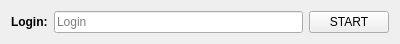
<?xml version="1.0" encoding="UTF-8"?>
<ui version="4.0">
 <class>MainWindow</class>
 <widget class="QMainWindow" name="MainWindow">
  <property name="geometry">
   <rect>
    <x>0</x>
    <y>0</y>
    <width>400</width>
    <height>41</height>
   </rect>
  </property>
  <property name="windowTitle">
   <string>MainWindow</string>
  </property>
  <widget class="QWidget" name="centralWidget">
   <layout class="QGridLayout" name="gridLayout">
    <item row="0" column="0">
     <widget class="QLabel" name="label">
      <property name="text">
       <string>&lt;b&gt;Login:&lt;/b&gt;</string>
      </property>
     </widget>
    </item>
    <item row="0" column="1">
     <widget class="QLineEdit" name="loginBox">
      <property name="placeholderText">
       <string>Login</string>
      </property>
     </widget>
    </item>
    <item row="0" column="2">
     <widget class="QPushButton" name="startB">
      <property name="text">
       <string>START</string>
      </property>
     </widget>
    </item>
   </layout>
  </widget>
 </widget>
 <layoutdefault spacing="6" margin="11"/>
 <resources/>
 <connections/>
</ui>
